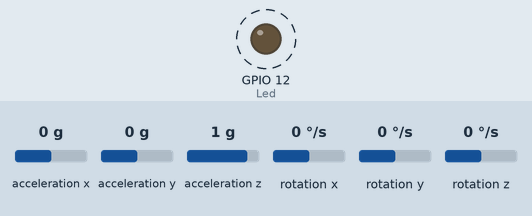
Bench run of a sketch on a simulated ESP32. On the bench: output pins drawn as LEDs (lit = HIGH). Dashed ring = blinking. Inputs (shaded band) come from the test bench; at power-on: acceleration x 0 g, acceleration y 0 g, acceleration z 1 g, rotation x 0 °/s, rotation y 0 °/s, rotation z 0 °/s. What the sketch prints to the serial monitor is not drawn.

Above: at 0.5 s.
Timing chart, 0 to 3.0 s (numbered marks = the images above):
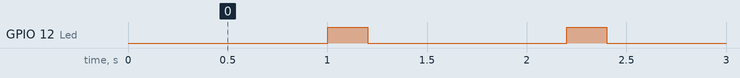

The sketch:

PRACTICA_2.ino
```cpp
#if CONFIG_FREERTOS_UNICORE
#define ARDUINO_RUNNING_CORE 0
#else
#define ARDUINO_RUNNING_CORE 1
#endif


#include <MPU9250_asukiaaa.h>
#include <Wire.h>

#define SDA_PIN 21
#define SCL_PIN 22

MPU9250_asukiaaa sensor;

void Muestreo( void *pvParameters );
void EnvioDatos( void *pvParameters );
void Led( void *pvParameters );

void setup() {

  xTaskCreatePinnedToCore(
    Muestreo
    ,  "Muestreo"
    ,  1024
    ,  NULL
    ,  3
    ,  NULL
    ,  ARDUINO_RUNNING_CORE);

  xTaskCreatePinnedToCore(
    EnvioDatos
    ,  "EnvioDatos"
    ,  1024
    ,  NULL
    ,  2
    ,  NULL
    ,  ARDUINO_RUNNING_CORE);

  xTaskCreatePinnedToCore(
    Led
    ,  "Led"
    ,  1024
    ,  NULL
    ,  1
    ,  NULL
    ,  ARDUINO_RUNNING_CORE);

}


void loop() {

}


void Led(void *pvParameters)  // This is a task.
{
  (void) pvParameters;

  /*
    Led
    Enciende un Led cada segundo, lo apaga tras 200 ms y se vuelve a encender cada segundo.
    El Led debe estar conectado al pin 12

  */

  pinMode(12, OUTPUT);

  for (;;)
  {
    vTaskDelay(1000 / portTICK_RATE_MS);
    digitalWrite(12, HIGH);
    vTaskDelay(200 / portTICK_RATE_MS);
    digitalWrite(12, LOW);
  }
}

void Muestreo(void *pvParameters)
{
  (void) pvParameters;

  /*
    Muestreo
    Lee la aceleración de un sensor MPU9250 cada 100 ms.

  */
  Wire.begin(SDA_PIN, SCL_PIN);

  sensor.setWire(&Wire);
  sensor.beginAccel();

  for (;;)
  {
    sensor.accelUpdate();
    vTaskDelay(100 / portTICK_RATE_MS);
  }
}

void EnvioDatos(void *pvParameters)
{
  (void) pvParameters;

  /*
    EnvioDatos
    Imprime en pantalla la aceleración de un sensor MPU9250 cada segundo

  */
  Serial.begin(115200);

  for (;;)
  {
    Serial.print("X: ");
    Serial.print(String(sensor.accelX()));
    Serial.print(" Y: ");
    Serial.print(String(sensor.accelY()));
    Serial.print(" Z: ");
    Serial.print(String(sensor.accelZ()));
    Serial.print(" A: ");
    Serial.print(String(sensor.accelSqrt()));
    Serial.println();
    vTaskDelay(1000 / portTICK_RATE_MS);
  }
}
```

Measured:
- by itself, GPIO 12 (Led): alternates HIGH for 0.20 s and LOW for 1.0 s
